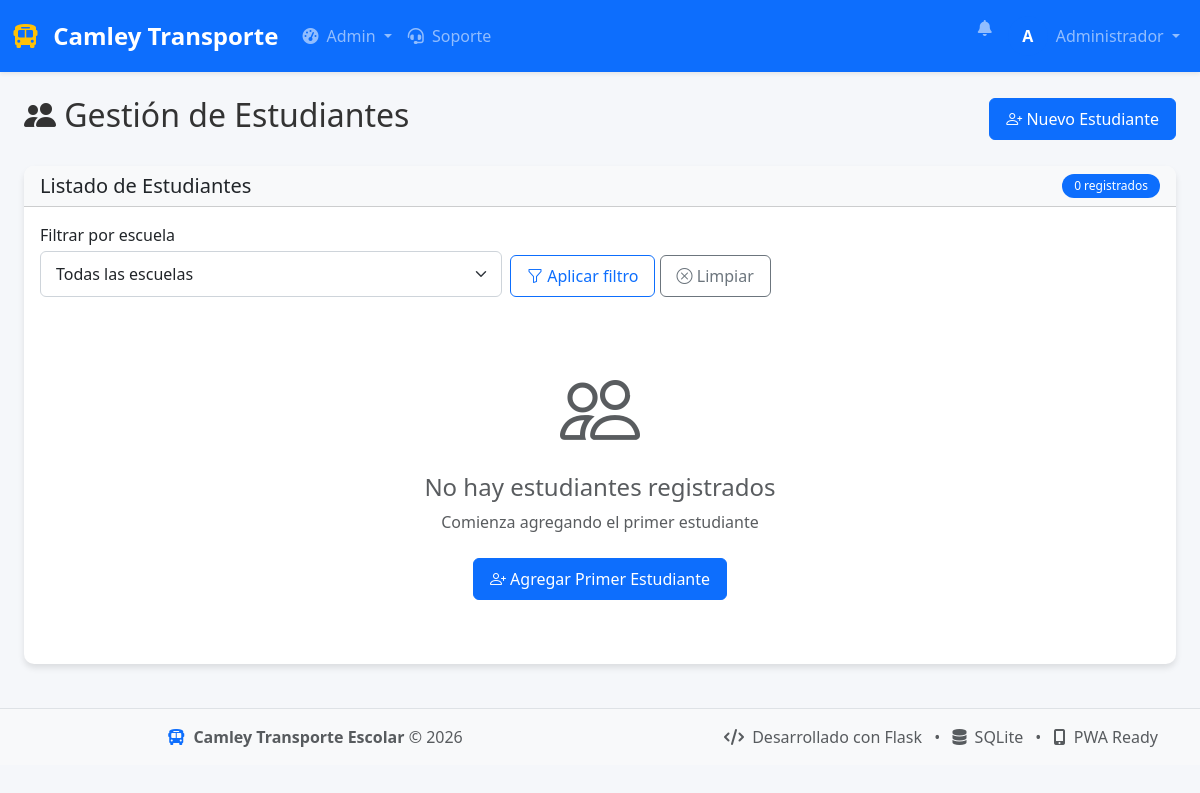
The app's page /admin/estudiantes (signed in), older data.
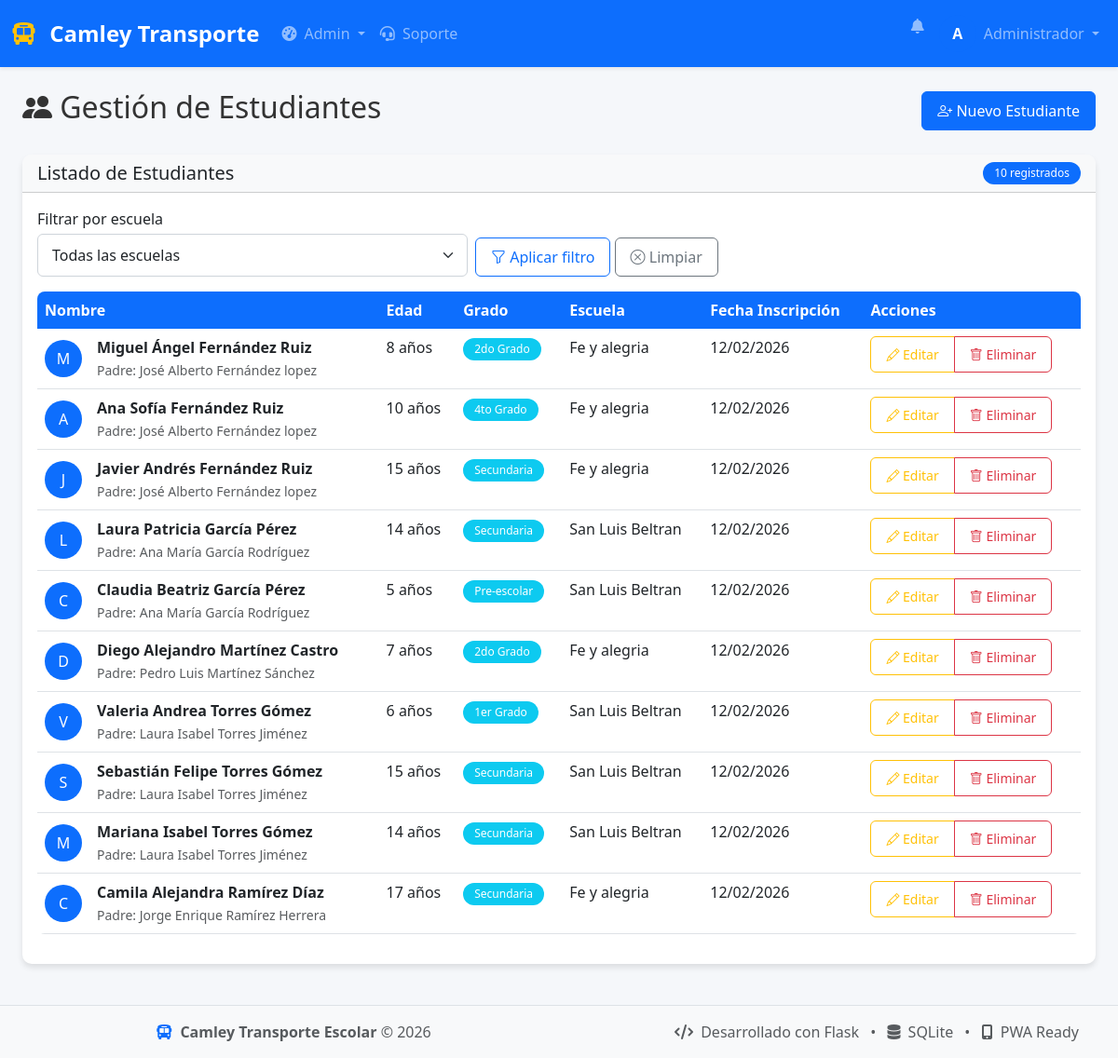
The same page, newer data.
### database.py (models this page shows, shortened)
class Estudiante(db.Model):
    __tablename__ = 'estudiante'
    id = db.Column(db.Integer, primary_key=True)
    nombre = db.Column(db.String(100), nullable=False)
    edad = db.Column(db.Integer)
    genero = db.Column(db.String(10))
    grado = db.Column(db.String(50))
    escuela = db.Column(db.String(200))
    condicion = db.Column(db.String(200))
    padre_id = db.Column(db.Integer, db.ForeignKey('usuario.id'))
    ruta_id = db.Column(db.Integer, db.ForeignKey('ruta.id'))
    fecha_inscripcion = db.Column(db.DateTime, default=datetime.utcnow)
    activo = db.Column(db.Boolean, default=True)
    pagos = db.relationship('Pago', backref='estudiante', lazy=True)
    asistencias = db.relationship('Asistencia', backref='estudiante', lazy=True)

class Usuario(db.Model):
    __tablename__ = 'usuario'
    id = db.Column(db.Integer, primary_key=True)
    nombre = db.Column(db.String(100), nullable=False)
    email = db.Column(db.String(120), unique=True, nullable=False)
    password = db.Column(db.String(200), nullable=False)
    telefono = db.Column(db.String(20))
    direccion = db.Column(db.String(200))
    genero = db.Column(db.String(10))
    rol = db.Column(db.String(20), nullable=False)  # 'admin', 'padre', 'conductor'
    activo = db.Column(db.Boolean, default=True)
    fecha_registro = db.Column(db.DateTime, default=datetime.utcnow)
    hijos = db.relationship('Estudiante', backref='padre_rel',
                        foreign_keys='Estudiante.padre_id', lazy=True)
    rutas = db.relationship('Ruta', backref='conductor_rel',
                        foreign_keys='Ruta.conductor_id', lazy=True)
    notificaciones = db.relationship('Notificacion', backref='usuario', lazy=True)
    @property
    def is_authenticated(self):
        return True

### app.py (the view)
@app.route('/admin/estudiantes')
@login_required
def admin_estudiantes():
    if current_user.rol != 'admin':
        return redirect(url_for('index'))
    escuela_filtro = request.args.get('escuela', '').strip()
    query = Estudiante.query
    if escuela_filtro:
        if escuela_filtro == '__sin_escuela__':
            query = query.filter((Estudiante.escuela == None) | (Estudiante.escuela == ''))
        else:
            query = query.filter(Estudiante.escuela == escuela_filtro)
    estudiantes = query.all()
    escuelas_disponibles = [
        row[0] for row in db.session.query(Estudiante.escuela)
        .filter(Estudiante.escuela.isnot(None), Estudiante.escuela != '')
        .distinct()
        .order_by(Estudiante.escuela.asc())
        .all()
    ]
    padres = Usuario.query.filter_by(rol='padre', activo=True).all()
    rutas = Ruta.query.filter_by(activa=True).all()
    return render_template('admin/estudiantes.html',
                        estudiantes=estudiantes,
                        padres=padres,
                        rutas=rutas,
                        escuelas_disponibles=escuelas_disponibles,
                        escuela_filtro=escuela_filtro)

### app.py (called while the page is built)
@login_manager.user_loader
def load_user(user_id):
    return Usuario.query.get(int(user_id))

@app.context_processor
def inject_now():
    return {'now': datetime.utcnow()}

### templates/admin/estudiantes.html (shortened to what the changed rows need)
{% extends "base.html" %}
{% block content %}
<div class="container-fluid">
    <div class="d-flex justify-content-between align-items-center mb-4">
        <h2>
            <i class="bi bi-people-fill"></i> Gestión de Estudiantes
        </h2>
    </div>
    <div class="card">
        <div class="card-header bg-light d-flex justify-content-between align-items-center">
            <h5 class="mb-0">Listado de Estudiantes</h5>
            <span class="badge bg-primary">{{ estudiantes|length }} registrados</span>
        </div>
        <div class="card-body">
            {% if estudiantes %}
            <div class="table-responsive">
                <table class="table table-hover">
                    <thead>
                        <tr>
                            <th>Nombre</th>
                            <th>Edad</th>
                            <th>Grado</th>
                            <th>Escuela</th>
                            <th>Fecha Inscripción</th>
                            <th>Acciones</th>
                        </tr>
                    </thead>
                    <tbody>
                        {% for estudiante in estudiantes %}
                        <tr>
                            <td>
                                <div class="d-flex align-items-center">
                                    <div class="avatar bg-primary text-white rounded-circle me-3" style="width: 40px; height: 40px; display: flex; align-items: center; justify-content: center;">
                                        {{ estudiante.nombre[0] }}
                                    </div>
                                    <div>
                                        <strong>{{ estudiante.nombre }}</strong>
                                        {% if estudiante.padre_rel %}
                                        <br>
                                        <small class="text-muted">Padre: {{ estudiante.padre_rel.nombre }}</small>
                                        {% endif %}
                                    </div>
                                </div>
                            </td>
                            <td>{{ estudiante.edad }} años</td>
                            <td>
                                <span class="badge bg-info">{{ estudiante.grado }}</span>
                            </td>
                            <td>{{ estudiante.escuela or 'No especificada' }}</td>
                            <td>{{ estudiante.fecha_inscripcion.strftime('%d/%m/%Y') }}</td>
                            <td>
                                <div class="btn-group btn-group-sm" role="group">
                                    <button type="button" class="btn btn-outline-warning" data-bs-toggle="tooltip" title="Editar"
                                            onclick="editarEstudiante({{ estudiante.id }})">
                                        <i class="bi bi-pencil"></i> Editar
                                    </button>
                                    <button type="button" class="btn btn-outline-danger" data-bs-toggle="tooltip" title="Eliminar"
                                            onclick="eliminarEstudiante({{ estudiante.id }}, '{{ estudiante.nombre }}')">
                                        <i class="bi bi-trash"></i> Eliminar
                                    </button>
                                </div>
                            </td>
                        </tr>
                        {% endfor %}
                    </tbody>
                </table>
            </div>
            {% else %}
            <div class="text-center py-5">
                <div class="mb-3">
                    <i class="bi bi-people display-1 text-muted"></i>
                </div>
                <h4 class="text-muted">No hay estudiantes registrados</h4>
                <p class="text-muted">Comienza agregando el primer estudiante</p>
                <button type="button" class="btn btn-primary mt-2" data-bs-toggle="modal" data-bs-target="#addStudentModal">
                    <i class="bi bi-person-plus"></i> Agregar Primer Estudiante
                </button>
            </div>
            {% endif %}
        </div>
    </div>
</div>
{% endblock %}

Row changes from the older to the newer data that the page shows:
added Estudiante: nombre "M", nombre "Miguel Ángel Fernández Ruiz", padre_rel.nombre "José Alberto Fernández lopez", edad "8", grado "2do Grado", escuela "Fe y alegria", fecha_inscripcion "12/02/2026"
added Estudiante: nombre "A", nombre "Ana Sofía Fernández Ruiz", padre_rel.nombre "José Alberto Fernández lopez", edad "10", grado "4to Grado", escuela "Fe y alegria", fecha_inscripcion "12/02/2026"
added Estudiante: nombre "J", nombre "Javier Andrés Fernández Ruiz", padre_rel.nombre "José Alberto Fernández lopez", edad "15", grado "Secundaria", escuela "Fe y alegria", fecha_inscripcion "12/02/2026"
added Estudiante: nombre "L", nombre "Laura Patricia García Pérez", padre_rel.nombre "Ana María García Rodríguez", edad "14", grado "Secundaria", escuela "San Luis Beltran", fecha_inscripcion "12/02/2026"
added Estudiante: nombre "C", nombre "Claudia Beatriz García Pérez", padre_rel.nombre "Ana María García Rodríguez", edad "5", grado "Pre-escolar", escuela "San Luis Beltran", fecha_inscripcion "12/02/2026"
added Estudiante: nombre "D", nombre "Diego Alejandro Martínez Castro", padre_rel.nombre "Pedro Luis Martínez Sánchez", edad "7", grado "2do Grado", escuela "Fe y alegria", fecha_inscripcion "12/02/2026"
added Estudiante: nombre "V", nombre "Valeria Andrea Torres Gómez", padre_rel.nombre "Laura Isabel Torres Jiménez", edad "6", grado "1er Grado", escuela "San Luis Beltran", fecha_inscripcion "12/02/2026"
added Estudiante: nombre "S", nombre "Sebastián Felipe Torres Gómez", padre_rel.nombre "Laura Isabel Torres Jiménez", edad "15", grado "Secundaria", escuela "San Luis Beltran", fecha_inscripcion "12/02/2026"
added Estudiante: nombre "M", nombre "Mariana Isabel Torres Gómez", padre_rel.nombre "Laura Isabel Torres Jiménez", edad "14", grado "Secundaria", escuela "San Luis Beltran", fecha_inscripcion "12/02/2026"
added Estudiante: nombre "C", nombre "Camila Alejandra Ramírez Díaz", padre_rel.nombre "Jorge Enrique Ramírez Herrera", edad "17", grado "Secundaria", escuela "Fe y alegria", fecha_inscripcion "12/02/2026"
Text that changed along with them:
{{ estudiantes|length }}: "0" → "10"
text no longer shown: "No hay estudiantes registrados Comienza agregando el primer estudiante Agregar Primer Estudiante"
text now shown: "Nombre Edad Grado Escuela Fecha Inscripción Acciones"
